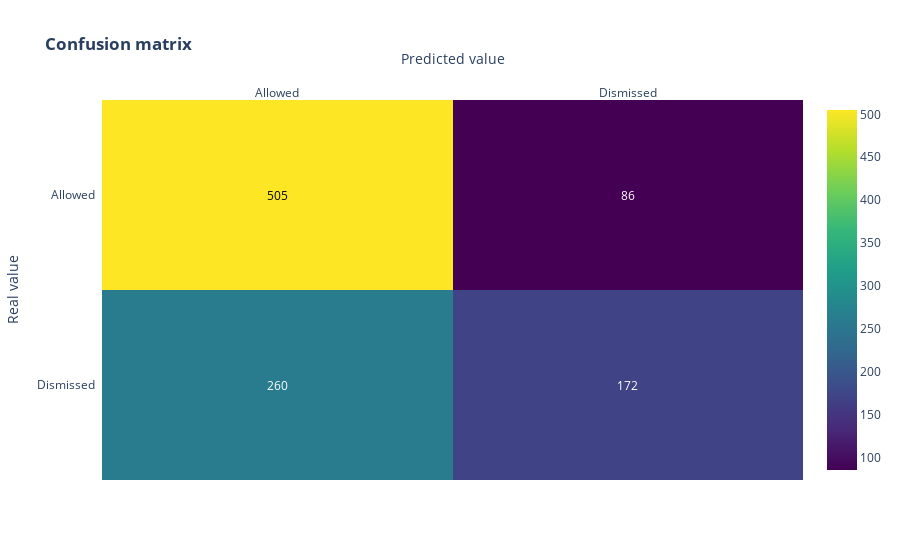

Source (notebook cell):
### Code cell
conf_matrix(metrics.confusion_matrix(Y_test, y_predLR))

### Figure 1 — Plotly figure (JSON) as saved in the notebook; plotly's stock layout.template omitted (floating-point values rounded to 4 significant figures)
{"data": [{"colorscale": [[0, "#440154"], [0.1111, "#482878"], [0.2222, "#3e4989"], [0.3333, "#31688e"], [0.4444, "#26828e"], [0.5556, "#1f9e89"], [0.6667, "#35b779"], [0.7778, "#6ece58"], [0.8889, "#b5de2b"], [1, "#fde725"]], "reversescale": false, "showscale": true, "type": "heatmap", "x": ["Allowed", "Dismissed"], "y": ["Dismissed", "Allowed"], "z": [[260, 172], [505, 86]]}], "layout": {"annotations": [{"font": {"color": "#FFFFFF"}, "showarrow": false, "text": "260", "x": "Allowed", "xref": "x", "y": "Dismissed", "yref": "y"}, {"font": {"color": "#FFFFFF"}, "showarrow": false, "text": "172", "x": "Dismissed", "xref": "x", "y": "Dismissed", "yref": "y"}, {"font": {"color": "#000000"}, "showarrow": false, "text": "505", "x": "Allowed", "xref": "x", "y": "Allowed", "yref": "y"}, {"font": {"color": "#FFFFFF"}, "showarrow": false, "text": "86", "x": "Dismissed", "xref": "x", "y": "Allowed", "yref": "y"}], "title": {"text": "<b>Confusion matrix</b>"}, "xaxis": {"dtick": 1, "gridcolor": "rgb(0, 0, 0)", "side": "top", "ticks": "", "title": {"text": "Predicted value"}}, "yaxis": {"dtick": 1, "ticks": "", "ticksuffix": "  ", "title": {"text": "Real value"}}}}
